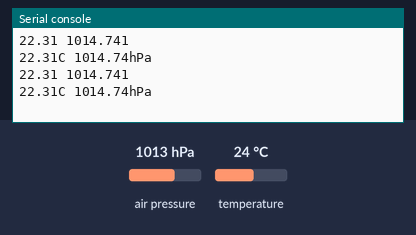
The program below on a simulated ESP32 board running MicroPython. Shown: the last lines printed to the serial console. Inputs (shaded band) come from the test bench; at power-on: air pressure 1013 hPa, temperature 24 °C. Library files of the repository ran but are not shown: BME280.py.

Above: at 1.2 s.
1.3 s: air pressure set to 952 hPa
At 2.6 s:
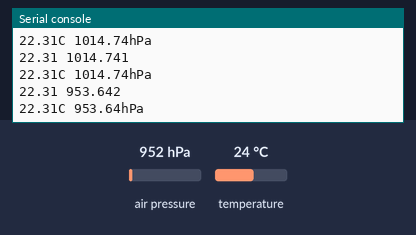
2.8 s: temperature set to 12 °C
At 3.6 s:
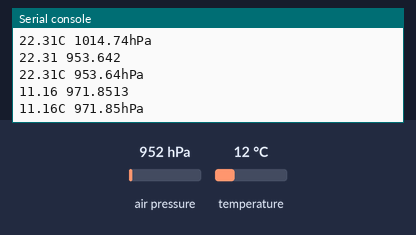
4.3 s: air pressure set to 975 hPa
At 4.3 s:
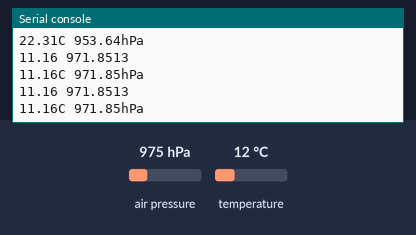
Timing chart, 0 to 7.3 s (numbered marks = the images above; inputs shaded):
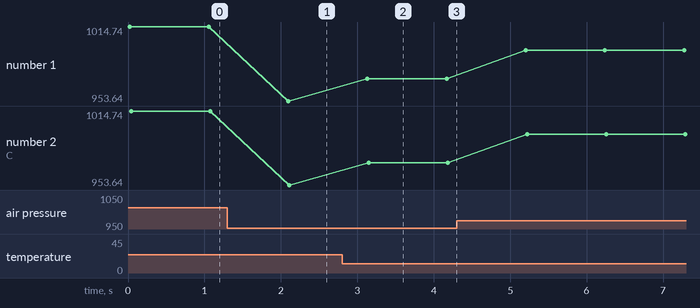

Measured:
- after the input at 1.3 s, the serial console: prints a new line after 0.79 s (image 1)
- after the input at 2.8 s, the serial console: prints a new line after 0.33 s (image 2)
- plotted number 1: 1014.74 → 953.64 after the input at 1.3 s, 953.64 → 971.85 after the input at 2.8 s, 971.85 → 995.34 after the input at 4.3 s
- plotted number 2: 1014.74 → 953.64 after the input at 1.3 s, 953.64 → 971.85 after the input at 2.8 s, 971.85 → 995.34 after the input at 4.3 s

The program:

bme280_eksempel.py
```python
import time
from machine import I2C, Pin
from BME280 import BME280

i2c = I2C(scl=Pin(22), sda=Pin(21))
bme = BME280(i2c=i2c)

qnh=1013.25
while True:
    temperature = bme.read_temperature() / 100
    pressure = bme.read_pressure() / 25600

    # Flyttalsverdiene
    print(temperature, pressure)
    # Strengveridene
    print(bme.temperature, bme.pressure)

    time.sleep(1)
```
